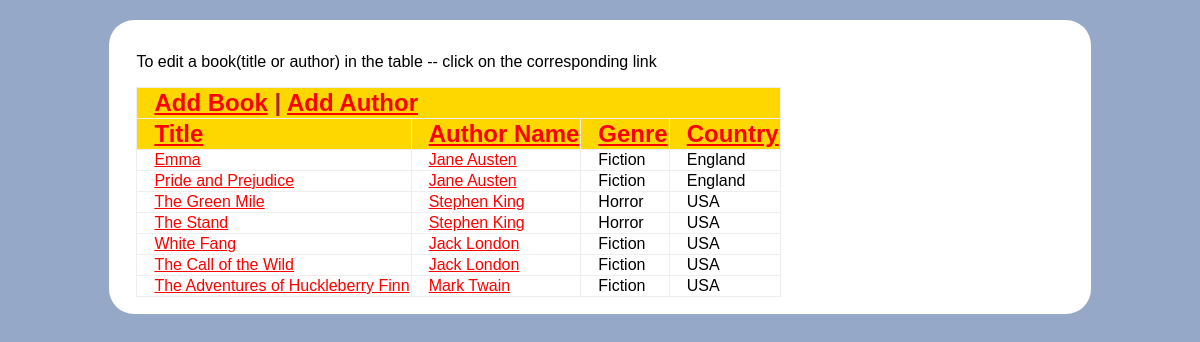
The app's page /a7/index.php?name=1 with its own data.
### tables this page shows
create table books(bookid int not null auto_increment, primary key(bookid),
title varchar(150),genre varchar(70));

create table authors(authorid int not null auto_increment, primary key(authorid),
fname varchar (70),
lname varchar (70),
country varchar(70));

### a7/books.php (the view, shortened to what this page needs)
<?php
function ShowBooks()
{
	$orderT = 2;
	$orderN = 1;
	$orderG = 1;
	$orderC = 1;
	$choice = 3;
	if(isset($_GET['name']))
	{
		$lfname = $_GET['name'];
		if($lfname == 1)
		{
			$choice = 5;
			$orderN = 2;
		}
		else
		{
			$choice = "5 DESC";
		}
	}
$query = 	"SELECT
				books.bookid,
				authors.authorid,
				books.title,
				authors.fname,
				authors.lname,
				books.genre,
				authors.country
			FROM
				books,
				authors,
				publish
			WHERE
					publish.bookid=books.bookid
				AND
					authors.authorid=publish.authorid
			ORDER BY
					$choice";
$result = mysql_query($query);
print "<p>To edit a book(title  or author) in the table -- click on the corresponding link</p> ";
print "
	<table border='1'>
		<tr>
				<th colspan='4'>
					<a href='index.php?addbook=yes'>Add Book</a> |
					<a href='index.php?addauthor=yes'>Add Author</a>
				</th>
		</tr>
		<tr>
				<th>
					<a href='index.php?title=$orderT'>Title </a>
				</th>
				<th>
					<a href='index.php?name=$orderN'>Author Name</a>
				</th>
				<th>
					<a href='index.php?genre=$orderG'>Genre</a>
				</th>
				<th>
					<a href='index.php?country=$orderC'>Country</a>
				</th>
		</tr>
	";
	while($row = mysql_fetch_row($result))
	{
		list($bookID, $authorID, $title, $fname, $lname, $genre, $country) = $row;
		$lname = stripslashes($lname) ;
		$fname = stripslashes($fname);
		$title = stripslashes($title);
		$country = stripcslashes($country);
		print "
		<tr>
			<td>
				<a href='index.php?editbook=yes&bid=$bookID&aid=$authorID'>
					$title
				</a>
			</td>
			<td>
				<a href='index.php?editauthor=yes&aid=$authorID'>
					$fname $lname
				</a>
			</td>
			<td>
				$genre
			</td>
			<td>
				$country
			</td>
		</tr>
	";
	}
print "</table>";
}
?>

### s/style.css (style rules this page uses)
body { background-Color: #96A8C8; font-family: "Century Gothic", CenturyGothic, AppleGothic, sans-serif; font-size: 16px; display: block; margin: 8px 8px 8px 8px; }
a:link { color: #FF0000; }
table { margin-left: 10px; float: left; border-collapse: collapse; border: 0px; }
th { background-color: gold; font-weight: bold; font-size: 1.5em; color: brown; text-align: left; margin-left: 20px; padding-left: 17px; }
td { padding-left: 17px; }
p { padding-left: 10px; }

### records on screen
books: title "Emma", authors.fname "Jane", authors.lname "Austen", genre "Fiction", authors.country "England"
books: title "Pride and Prejudice", authors.fname "Jane", authors.lname "Austen", genre "Fiction", authors.country "England"
books: title "The Green Mile", authors.fname "Stephen", authors.lname "King", genre "Horror", authors.country "USA"
books: title "The Stand", authors.fname "Stephen", authors.lname "King", genre "Horror", authors.country "USA"
books: title "White Fang", authors.fname "Jack", authors.lname "London", genre "Fiction", authors.country "USA"
books: title "The Call of the Wild", authors.fname "Jack", authors.lname "London", genre "Fiction", authors.country "USA"
books: title "The Adventures of Huckleberry Finn", authors.fname "Mark", authors.lname "Twain", genre "Fiction", authors.country "USA"
